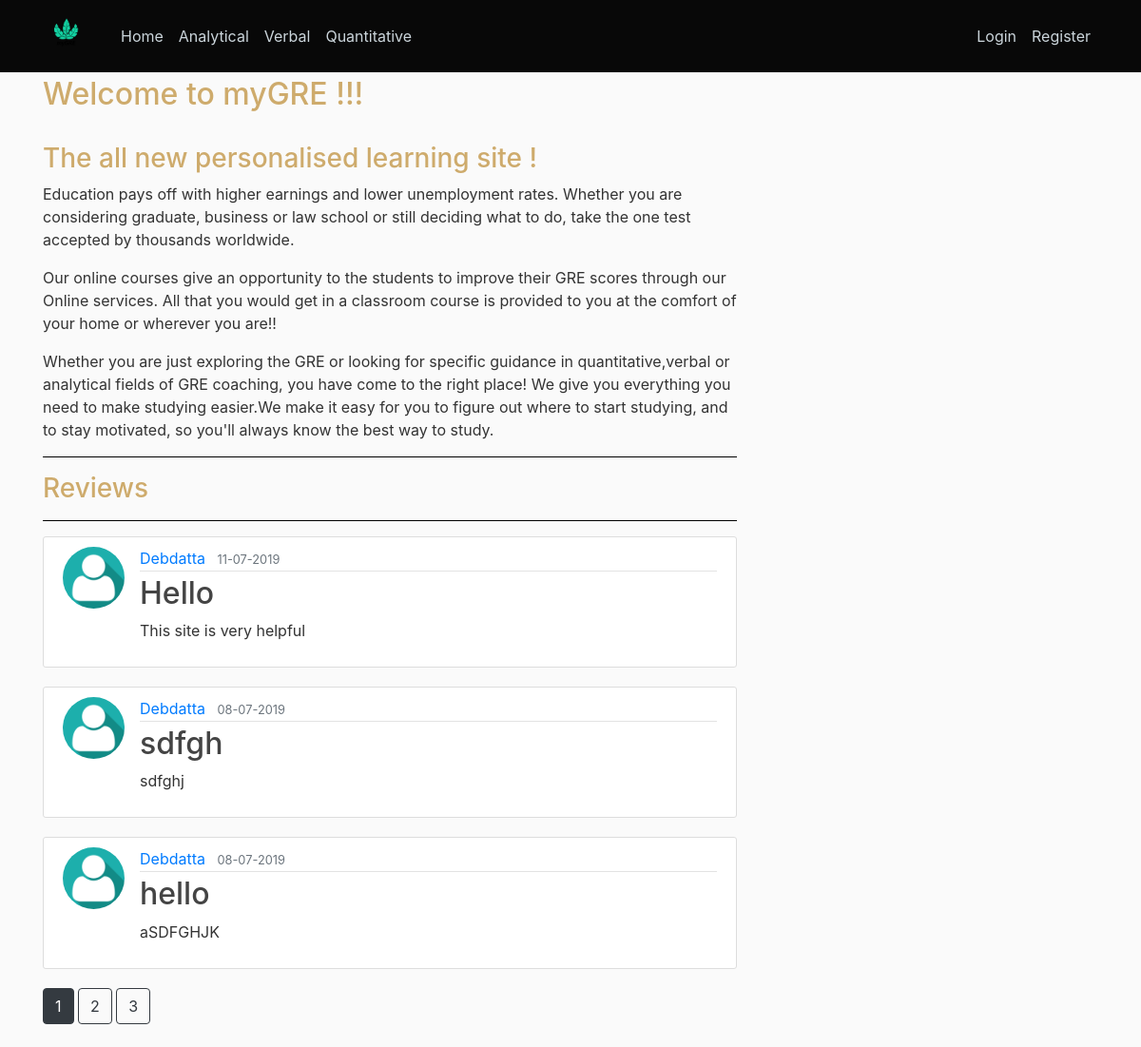
The page /home on the database its author committed.
### flaskblog/models.py (models this page shows, shortened)
class Post(db.Model):
    id = db.Column(db.Integer, primary_key=True)
    title = db.Column(db.String(100), nullable=False)
    date_posted = db.Column(db.DateTime, nullable=False, default=datetime.utcnow)
    content = db.Column(db.Text, nullable=False)
    user_id = db.Column(db.Integer, db.ForeignKey('user.id'), nullable=False)

class User(db.Model, UserMixin):
    id = db.Column(db.Integer, primary_key=True)
    username = db.Column(db.String(20), unique=True, nullable=False)
    email = db.Column(db.String(120), unique=True, nullable=False)
    image_file = db.Column(db.String(20), nullable=False, default='default.jpg')
    password = db.Column(db.String(60), nullable=False)
    posts = db.relationship('Post', backref='author', lazy=True)

### flaskblog/routes.py (the view)
@app.route("/")
@app.route("/home")
def home():
    page = request.args.get('page', 1, type=int)
    posts = Post.query.order_by(Post.date_posted.desc()).paginate(page=page, per_page=3)
    return render_template('home.html', posts=posts)

### flaskblog/templates/home.html
{% extends "layout.html" %}
{% block content %}
<h2>Welcome to myGRE !!!</h2><br><h3>The all new personalised learning site !</h3>
<p>Education pays off with higher earnings and lower unemployment rates.
   Whether you are considering graduate, business or law school or still deciding what to do,
    take the one test accepted by thousands worldwide. </p>
    <p>Our online courses give an opportunity to the students to improve their GRE scores through our Online services.
       All that you would get in a classroom course is provided to you at the comfort of your home or wherever you are!!</p>
        <p>Whether you are just exploring the GRE or looking for specific guidance in quantitative,verbal
           or analytical fields of GRE coaching, you have come to the right place!
           We give you everything you need to make studying easier.We make it easy for you to figure out where to start studying,
           and to stay motivated, so you'll always know the best way to study.</p>
<hr color="black">
<h3>Reviews</h3>
<hr color="black">
    {% for post in posts.items %}
        <article class="media content-section">
          <img class="rounded-circle article-img" src="{{ url_for('static', filename='profile_pics/' + post.author.image_file) }}">
          <div class="media-body">
            <div class="article-metadata">
              <a class="mr-2" href="{{ url_for('user_posts', username=post.author.username) }}">{{ post.author.username }}</a>
              <small class="text-muted">{{ post.date_posted.strftime('%d-%m-%Y') }}</small>
            </div>
            <h2><a class="article-title" href="{{ url_for('post', post_id=post.id) }}">{{ post.title }}</a></h2>
            <p class="article-content">{{ post.content }}</p>
          </div>
        </article>
    {% endfor %}
    {% for page_num in posts.iter_pages(left_edge=1, right_edge=1, left_current=1, right_current=2) %}
      {% if page_num %}
        {% if posts.page == page_num %}
          <a class="btn btn-dark mb-4" href="{{ url_for('home', page=page_num) }}">{{ page_num }}</a>
        {% else %}
          <a class="btn btn-outline-dark mb-4" href="{{ url_for('home', page=page_num) }}">{{ page_num }}</a>
        {% endif %}
      {% else %}
        ...
      {% endif %}
    {% endfor %}
{% endblock content %}

### flaskblog/static/main.css (style rules this page uses)
body { background: #fafafa; color: #333333; margin-top: 5rem; }
h1, h2, h3, h4, h5, h6 { color: #ceab6c; }
.content-section { background: #ffffff; padding: 10px 20px; border: 1px solid #dddddd; border-radius: 3px; margin-bottom: 20px; }
.article-title { color: #444444; }
.article-content { white-space: pre-line; }
.article-img { height: 65px; width: 65px; margin-right: 16px; }
.article-metadata { padding-bottom: 1px; margin-bottom: 4px; border-bottom: 1px solid #e3e3e3 }

### rows shown on the page
Post: image_file (placeholder picture), author.username "Debdatta", date_posted "11-07-2019", title "Hello", content "This site is very helpful"
Post: image_file (placeholder picture), author.username "Debdatta", date_posted "08-07-2019", title "sdfgh", content "sdfghj"
Post: image_file (placeholder picture), author.username "Debdatta", date_posted "08-07-2019", title "hello", content "aSDFGHJK"

### other values the page prints
{{ page_num }} "1"
{{ page_num }} "2" "3"
